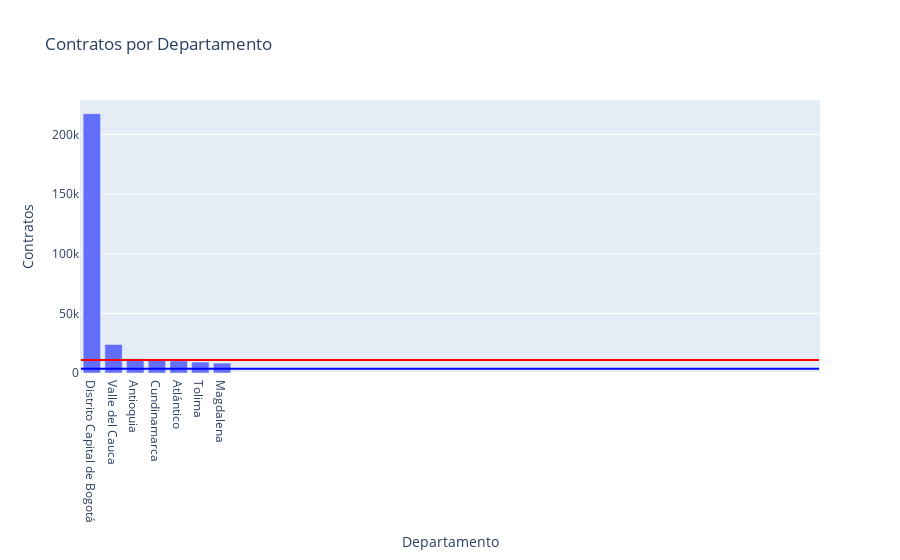

Here is the notebook cell this chart was saved with:
### Code cell
# Create a bar plot using Plotly Express
fig = px.bar(category_counts_cumulative_percentage, x='Departamento', y='Count', title='Contratos por Departamento')
# fig.update_traces(marker_color='skyblue')

# Add horizontal lines for mean and median
fig.add_shape(type='line',
              x0=-0.5, x1=len(category_counts) - 0.5,
              y0=mean_count, y1=mean_count,
              line=dict(color='red', width=2),
              name=f'Mean: {mean_count:.2f}')

fig.add_shape(type='line',
              x0=-0.5, x1=len(category_counts) - 0.5,
              y0=median_count, y1=median_count,
              line=dict(color='blue', width=2),
              name=f'Median: {median_count:.2f}')

# Customize the layout (optional)
fig.update_layout(xaxis_title='Departamento', yaxis_title='Contratos'
                #   , xaxis_tickangle=0
                  )

# Show the plot
fig.show()

### Figure 1 — Plotly figure (JSON) as saved in the notebook; plotly's stock layout.template omitted (floating-point values rounded to 4 significant figures)
{"data": [{"alignmentgroup": "True", "hovertemplate": "Departamento=%{x}<br>Count=%{y}<extra></extra>", "legendgroup": "", "marker": {"color": "#636efa", "pattern": {"shape": ""}}, "name": "", "offsetgroup": "", "orientation": "v", "showlegend": false, "textposition": "auto", "type": "bar", "x": ["Distrito Capital de Bogotá", "Valle del Cauca", "Antioquia", "Cundinamarca", "Atlántico", "Tolima", "Magdalena"], "xaxis": "x", "y": [217469, 23916, 11919, 10756, 10156, 9184, 8326], "yaxis": "y"}], "layout": {"barmode": "relative", "legend": {"tracegroupgap": 0}, "shapes": [{"line": {"color": "red", "width": 2}, "name": "Mean: 10997.65", "type": "line", "x0": -0.5, "x1": 33.5, "y0": 11000.0, "y1": 11000.0}, {"line": {"color": "blue", "width": 2}, "name": "Median: 3557.50", "type": "line", "x0": -0.5, "x1": 33.5, "y0": 3558.0, "y1": 3558.0}], "title": {"text": "Contratos por Departamento"}, "xaxis": {"anchor": "y", "domain": [0, 1], "title": {"text": "Departamento"}}, "yaxis": {"anchor": "x", "domain": [0, 1], "title": {"text": "Contratos"}}}}
